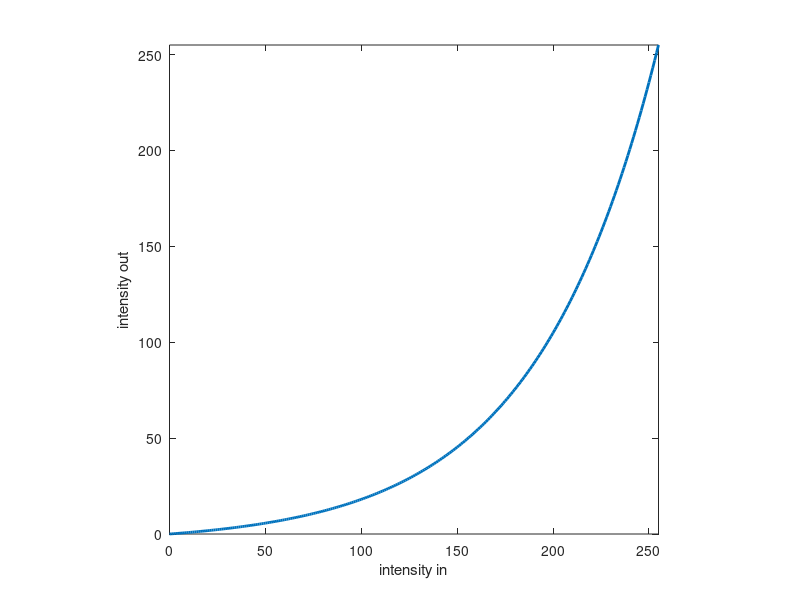

Write MATLAB code to recreate this figure.
% plot point process functions

%% setup
in = 0:255;

%% identity
out = in;

plot(in,out,'LineWidth',2)
axis equal
xlim([0,255])
ylim([0,255])
xlabel('intensity in')
ylabel('intensity out')

%% thresholding
out = in.*(in<150);

plot(in,out,'LineWidth',2)
axis equal
xlim([0,255])
ylim([0,255])
xlabel('intensity in')
ylabel('intensity out')

%% exponential
scale = 4;
out = 255/(exp(scale)-1)*(exp(in/255*scale)-1);

plot(in,out,'LineWidth',2)
axis equal
xlim([0,255])
ylim([0,255])
xlabel('intensity in')
ylabel('intensity out')